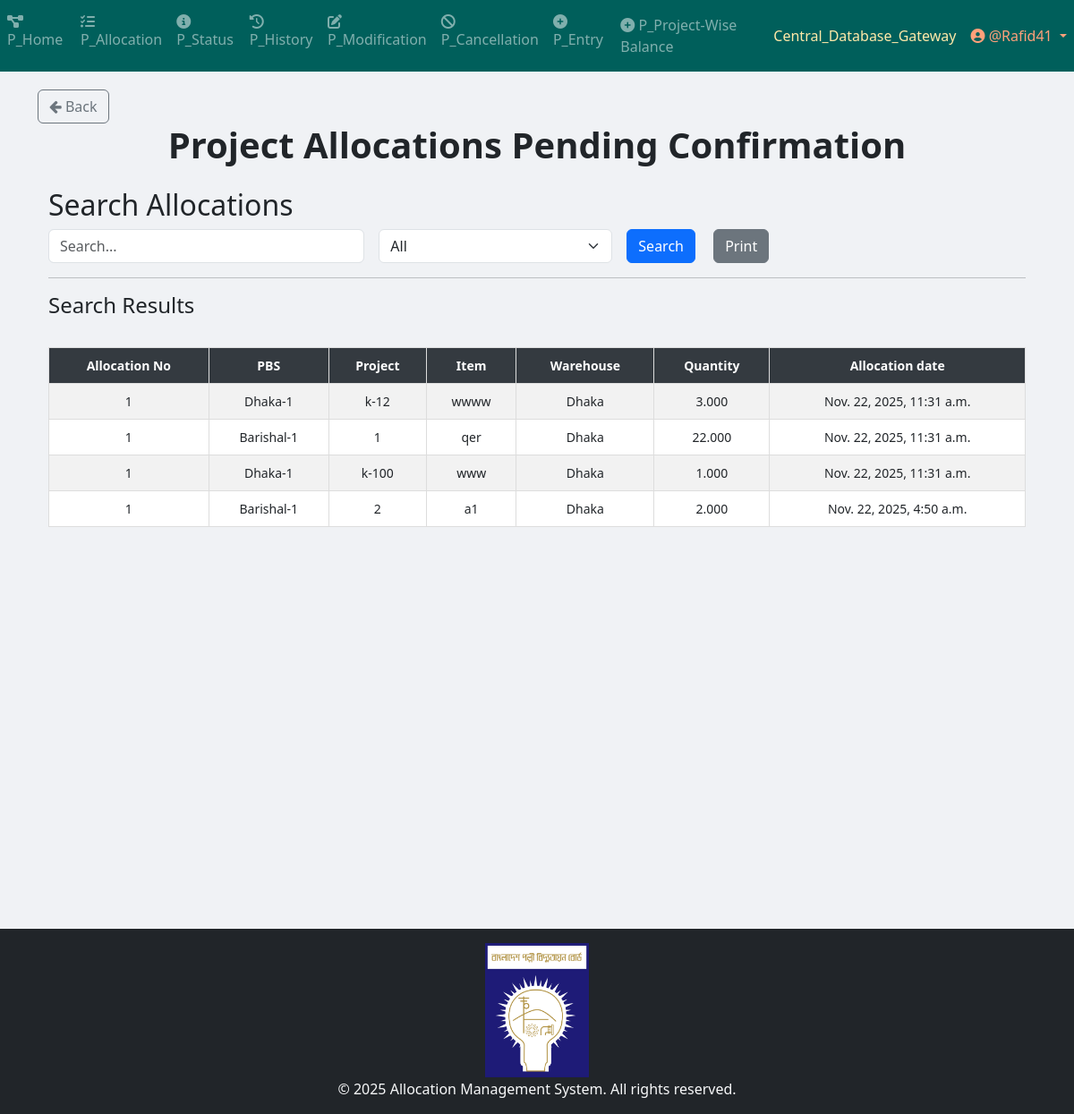
Page /project/project_allocation/final_allocation/ (signed in) on the committed database.
### Project_App_Allocation/models.py (models this page shows, shortened)
class Temporary_Allocation(models.Model):
    allocation_no = models.ForeignKey(Allocation_Number, on_delete=models.CASCADE)  # Deletes related allocations when removed
    item_primary_key = models.BigIntegerField(null=True)
    pbs = models.ForeignKey(PBS, on_delete=models.CASCADE)
    project = models.ForeignKey(Project, on_delete=models.CASCADE)
    item = models.ForeignKey(Project_Item, on_delete=models.CASCADE)
    unit_of_item = models.TextField()
    warehouse = models.CharField(max_length=50)
    quantity = models.DecimalField(
        max_digits=20,
        decimal_places=3,
        default=0.00
    )
    created_at = models.DateTimeField(auto_now_add=True)

class Allocation_Number(models.Model):
    allocation_no = models.IntegerField(unique=True)
    user = models.ForeignKey(User, on_delete=models.CASCADE, related_name="project_allocation_numbers")
    STATUS_CHOICES = [
        ("Pending Approval", "Pending Approval"),
        ("Allocated", "Allocated"),
        ("Cancelled", "Cancelled"),
        ("Modified", "Modified"),
    ]
    status = models.CharField(
        max_length=100, choices=STATUS_CHOICES, default="Pending Approval"
    )

class PBS(models.Model):
    name = models.TextField(unique=True)
    def __str__(self):
        return str(self.name)

### Project_App_Entry/models.py (models this page shows, shortened)
class Project(models.Model):
    projectId = models.TextField(unique=True)

class Project_Item(models.Model):
    WAREHOUSE_CHOICES = [
        ("Dhaka", "Dhaka"),
        ("Khulna", "Khulna"),
        ("Chittagong", "Chittagong"),
    ]
    UNIT_CHOICES = [
        ("Nos.", "Nos."),
        ("Mtr.", "Mtr."),
        ("Km.", "Km."),
        ("Set.", "Set."),
        ("Pair.", "Pair."),
        ("Kg", "Kg"),
        ("Lot", "Lot"),
        ("Pcs", "Pcs"),
        ("Coil", "Coil"),
        ("Box", "Box"),
        ("Feet", "Feet"),
        ("Liter", "Liter"),
        ("m3", "m3"),
        ("m2", "m2"),
        ("Ream", "Ream"),
        ("Bundle", "Bundle"),
        ("Carton", "Carton"),
    ]
    name = models.CharField(max_length=255)
    description = models.TextField(blank=True, null=True)
    warehouse = models.CharField(
        max_length=50, choices=WAREHOUSE_CHOICES, default="Dhaka"
    )
    unit_of_item = models.CharField(
        max_length=100, choices=UNIT_CHOICES, default="Nos."
    )  # Updated field
    quantity_of_item = models.DecimalField(
        max_digits=20,
        decimal_places=3,
        default=0.00
    )
    project = models.ForeignKey(
        Project,
        on_delete=models.SET_NULL,
        related_name="project_of_item",
        null=True,
    )
    created_at = models.DateTimeField(default=timezone.now)
    comments = models.TextField(blank=True, null=True)
    remarks_for_projectWiseBalance = models.TextField(blank=True, null=True)

### Project_App_Allocation/views/view_final_allocation.py (the view, shortened to what this page needs)
# urls.py: path("final_allocation/", views.final_allocation_search, name="final_allocation"),
def final_allocation_search(request):
    query = request.GET.get("query", "")
    filter_by = request.GET.get("filter_by", "All")
    date_filter = request.GET.get("date", "")
    results = Temporary_Allocation.objects.all().order_by('-created_at')
    if date_filter:
        results = results.filter(created_at__date=date_filter)
    context = {
        "items": results,
        "query": query,
        "filter_by": filter_by,
        "date_filter": date_filter,
    }
    return render(request, "Project_Templates/Project_App_Allocation/view_print_Final_Allocation.html", context)

### App_Admin_Panel/templatetags/nav_CDB_links_loader.py (called while the page is built)
@register.simple_tag
def external_link_from_static(filename):
    subpath = filename
    if not subpath.startswith("links" + os.sep) and not subpath.startswith("links/"):
        subpath = os.path.join("links", filename)
    file_path = find(subpath)
    if not file_path:
        return ""
    try:
        with open(file_path, "r", encoding="utf-8") as f:
            return f.read().strip()
    except Exception:
        return ""

### templates/Project_Templates/Project_App_Allocation/view_print_Final_Allocation.html (shortened to what this page needs)
{% extends 'base.html' %}
{% load crispy_forms_tags %}
{% load static %}
{% block body_block %}
<a href="{% url 'Project_App_Allocation:allocation_page' %}" class="btn btn-outline-secondary">
    <i class="fa fa-arrow-left"></i> Back
</a>
<center><h1><b>Project Allocations Pending Confirmation</b></h1></center>
<div class="container mt-4">
    <h2>Search Allocations</h2>
    <form method="GET" action="{% url 'Project_App_Allocation:final_allocation' %}" class="row g-3">
        <div class="col-md-4">
            <input type="text" name="query" id="searchQuery" class="form-control" placeholder="Search..." value="{{ query }}">
        </div>
        <div class="col-md-3">
            <select name="filter_by" id="filterDropdown" class="form-select" onchange="toggleInputFields()">
                <option value="All" {% if filter_by == "All" %}selected{% endif %}>All</option>
            </select>
        </div>
        <div class="col-md-2">
            <button type="submit" class="btn btn-primary me-3">Search</button>
            <button type="button" class="btn btn-secondary" onclick="printResults()">Print</button>
        </div>
    </form>
    <hr>
    <h4>Search Results</h4>
    <div id="printableArea" class="table-responsive">
        <br>
        <table class="table table-bordered table-striped table-hover">
            <thead class="table-dark sticky-top">
                <tr>
                    <th>Allocation No</th>
                    <th>PBS</th>
                    <th>Project</th>
                    <th>Item</th>
                    <th>Warehouse</th>
                    <th>Quantity</th>
                    <th>Allocation date</th>
                </tr>
            </thead>
            <tbody>
                {% if items %}
                    {% for item in items %}
                    <tr>
                        <td>{{ item.allocation_no.allocation_no }}</td>
                        <td>{{ item.pbs }}</td>
                        <td>{{ item.project.projectId }}</td>
                        <td>{{ item.item.name }}</td>
                        <td>{{ item.warehouse }}</td>
                        <td>{{ item.quantity }}</td>
                        <td>{{ item.created_at }}</td>
                    </tr>
                    {% endfor %}
                {% else %}
                    <tr>
                        <td colspan="8" class="text-center text-danger">No matching data found</td>
                    </tr>
                {% endif %}
            </tbody>
        </table>
    </div>
</div>
{% endblock %}

### templates/partials/navbar.html (shortened to what this page needs)
{% load static %}
{% load nav_CDB_links_loader %}
{% external_link_from_static "Central_Database_Gateway.txt" as central_database_gateway_link %}
{% if request.path|slice:":9" == "/project/" %}
    <nav class="navbar navbar-expand-sm navbar-dark" style="background-color: #005F5B; color: #C4FFF9;">
        <div class="collapse navbar-collapse" id="navbarProject">
            <ul class="navbar-nav mr-auto">
                {% if user.is_authenticated %}
                                <li class="nav-item">
                                    <a class="nav-link" href="{% url 'Project_App_Home:project_home_page' %}">
                                        <i class="fas fa-project-diagram"></i> P_Home
                                    </a>
                                </li>                    {% if request.user.is_superuser or request.user.user_group.user_group_type == "Editor" %}
                    <li class="nav-item">
                        <a class="nav-link" href="{% url 'Project_App_Allocation:allocation_page' %}">
                            <i class="fas fa-tasks"></i> P_Allocation
                        </a>
                    </li>
                    {% endif %}
                    {% if request.user.is_superuser or request.user.user_group.user_group_type in "Editor View History and Status only" %}
                    <li class="nav-item">
                        <a class="nav-link" href="{% url 'Project_App_Status:status_page' %}">
                            <i class="fas fa-info-circle"></i> P_Status
                        </a>
                    </li>
                    {% endif %}
                    <li class="nav-item">
                        <a class="nav-link" href="{% url 'Project_App_History:history_page' %}">
                            <i class="fas fa-history"></i> P_History
                        </a>
                    </li>
                    {% if request.user.is_superuser or request.user.user_group.user_group_type == "Editor" %}
                    <li class="nav-item">
                        <a class="nav-link" href="{% url 'Project_App_Modification:modification_menu' %}">
                            <i class="fas fa-edit"></i> P_Modification
                        </a>
                    </li>
                    <li class="nav-item">
                        <a class="nav-link" href="{% url 'Project_App_Cancellation:cancellation' %}">
                            <i class="fas fa-ban"></i> P_Cancellation
                        </a>
                    </li>
                    <li class="nav-item">
                        <a class="nav-link" href="{% url 'Project_App_Entry:entry_page' %}">
                            <i class="fas fa-plus-circle"></i> P_Entry
                        </a>
                    </li>
                    <li class="nav-item">
                        <a class="nav-link" href="{% url 'Project_App_ProjectWiseBalance:project_list' %}">
                            <i class="fas fa-plus-circle"></i> P_Project-Wise Balance
                        </a>
                    </li>
                    {% endif %}
                {% endif %}
            </ul>
            <ul class="navbar-nav">
                {% if user.is_authenticated %}
                    {% if request.user.is_superuser or request.user.user_group.user_group_type == "Editor" %}
                        <li class="nav-item">
                            <a class="nav-link" style="color: #FFE9A8;" href="{{ central_database_gateway_link|default:'#' }}" target="_blank" rel="noopener noreferrer">Central_Database_Gateway</a>
                        </li>
                    {% endif %}
                    <li class="nav-item dropdown">
                        <a class="nav-link dropdown-toggle" style="color: #FFA07A;" href="#" id="userDropdown" role="button" data-toggle="dropdown">
                            <i class="fas fa-user-circle"></i> @{{ user.username }}
                        </a>
                    </li>
                {% else %}
                    <li class="nav-item {% if request.resolver_match.url_name == 'login' %}active{% endif %}">
                        <a class="nav-link" href="{% url 'App_Login:login' %}">
                            <i class="fas fa-sign-in-alt"></i> Login
                        </a>
                    </li>
                {% endif %}
            </ul>
        </div>
    </nav>
{% endif %}

### templates/Project_Templates/Project_App_Allocation/view_print_Final_Allocation.html (style rules this page uses)
.table { font-size: 14px; text-align: center; }
.sticky-top { position: sticky; top: 0; z-index: 1020; }
.table-dark th { background-color: #343a40 !important; color: white !important; }
.table-bordered th, .table-bordered td { border: 1px solid #ddd !important; padding: 10px; }

### templates/partials/footer.html (style rules this page uses)
html, body { height: 100%; margin: 0; }

### rows in the picture
Temporary_Allocation: allocation_no.allocation_no "1", pbs "Dhaka-1", project.projectId "k-12", item.name "wwww", warehouse "Dhaka", quantity "3.000", created_at "Nov. 22, 2025, 11:31 a.m."
Temporary_Allocation: allocation_no.allocation_no "1", pbs "Barishal-1", project.projectId "1", item.name "qer", warehouse "Dhaka", quantity "22.000", created_at "Nov. 22, 2025, 11:31 a.m."
Temporary_Allocation: allocation_no.allocation_no "1", pbs "Dhaka-1", project.projectId "k-100", item.name "www", warehouse "Dhaka", quantity "1.000", created_at "Nov. 22, 2025, 11:31 a.m."
Temporary_Allocation: allocation_no.allocation_no "1", pbs "Barishal-1", project.projectId "2", item.name "a1", warehouse "Dhaka", quantity "2.000", created_at "Nov. 22, 2025, 4:50 a.m."

### other values in the picture
{{ user.username }} "Rafid41"
